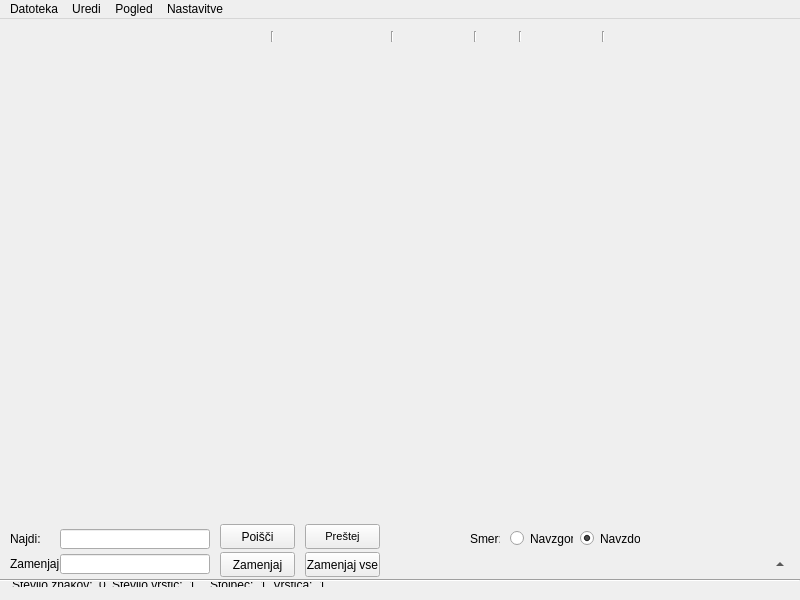
<?xml version="1.0" encoding="UTF-8"?>
<ui version="4.0">
 <class>MainWindow</class>
 <widget class="QMainWindow" name="MainWindow">
  <property name="enabled">
   <bool>true</bool>
  </property>
  <property name="geometry">
   <rect>
    <x>0</x>
    <y>0</y>
    <width>800</width>
    <height>600</height>
   </rect>
  </property>
  <property name="minimumSize">
   <size>
    <width>670</width>
    <height>0</height>
   </size>
  </property>
  <property name="windowTitle">
   <string>notepad--</string>
  </property>
  <property name="windowOpacity">
   <double>1.000000000000000</double>
  </property>
  <property name="styleSheet">
   <string notr="true">QPushButton#pushButton_case:checked
{
	border-color: #3498db;
}

QPushButton#pushButton_fullword:checked
{
	border-color: #3498db;
}</string>
  </property>
  <property name="iconSize">
   <size>
    <width>16</width>
    <height>16</height>
   </size>
  </property>
  <property name="animated">
   <bool>true</bool>
  </property>
  <property name="tabShape">
   <enum>QTabWidget::Rounded</enum>
  </property>
  <widget class="QWidget" name="centralWidget">
   <widget class="QWidget" name="searchWidget" native="true">
    <property name="geometry">
     <rect>
      <x>0</x>
      <y>500</y>
      <width>640</width>
      <height>30</height>
     </rect>
    </property>
    <property name="autoFillBackground">
     <bool>false</bool>
    </property>
    <widget class="QLineEdit" name="lineEditSearch">
     <property name="geometry">
      <rect>
       <x>60</x>
       <y>10</y>
       <width>150</width>
       <height>20</height>
      </rect>
     </property>
    </widget>
    <widget class="QLabel" name="labelSeach">
     <property name="geometry">
      <rect>
       <x>10</x>
       <y>10</y>
       <width>30</width>
       <height>20</height>
      </rect>
     </property>
     <property name="text">
      <string>Najdi:</string>
     </property>
    </widget>
    <widget class="QPushButton" name="pushButtonSearch">
     <property name="geometry">
      <rect>
       <x>220</x>
       <y>5</y>
       <width>75</width>
       <height>25</height>
      </rect>
     </property>
     <property name="focusPolicy">
      <enum>Qt::NoFocus</enum>
     </property>
     <property name="text">
      <string>Poišči</string>
     </property>
    </widget>
    <widget class="QPushButton" name="pushButtonCount">
     <property name="geometry">
      <rect>
       <x>305</x>
       <y>5</y>
       <width>75</width>
       <height>25</height>
      </rect>
     </property>
     <property name="minimumSize">
      <size>
       <width>0</width>
       <height>0</height>
      </size>
     </property>
     <property name="font">
      <font>
       <pointsize>8</pointsize>
      </font>
     </property>
     <property name="focusPolicy">
      <enum>Qt::NoFocus</enum>
     </property>
     <property name="styleSheet">
      <string notr="true"/>
     </property>
     <property name="text">
      <string>Preštej</string>
     </property>
    </widget>
    <widget class="QPushButton" name="pushButton_case">
     <property name="geometry">
      <rect>
       <x>390</x>
       <y>5</y>
       <width>25</width>
       <height>25</height>
      </rect>
     </property>
     <property name="focusPolicy">
      <enum>Qt::NoFocus</enum>
     </property>
     <property name="toolTip">
      <string>Ne ločuj malih, velikih črk</string>
     </property>
     <property name="toolTipDuration">
      <number>-1</number>
     </property>
     <property name="styleSheet">
      <string notr="true"/>
     </property>
     <property name="text">
      <string/>
     </property>
     <property name="icon">
      <iconset>
       <normaloff>resources/icons/caseSens.png</normaloff>resources/icons/caseSens.png</iconset>
     </property>
     <property name="iconSize">
      <size>
       <width>25</width>
       <height>25</height>
      </size>
     </property>
     <property name="checkable">
      <bool>true</bool>
     </property>
     <property name="flat">
      <bool>true</bool>
     </property>
    </widget>
    <widget class="QPushButton" name="pushButton_fullword">
     <property name="geometry">
      <rect>
       <x>420</x>
       <y>5</y>
       <width>25</width>
       <height>25</height>
      </rect>
     </property>
     <property name="focusPolicy">
      <enum>Qt::NoFocus</enum>
     </property>
     <property name="toolTip">
      <string>Upoštevaj samo cele besede</string>
     </property>
     <property name="autoFillBackground">
      <bool>false</bool>
     </property>
     <property name="styleSheet">
      <string notr="true"/>
     </property>
     <property name="text">
      <string/>
     </property>
     <property name="icon">
      <iconset>
       <normaloff>resources/icons/word.png</normaloff>resources/icons/word.png</iconset>
     </property>
     <property name="iconSize">
      <size>
       <width>20</width>
       <height>20</height>
      </size>
     </property>
     <property name="checkable">
      <bool>true</bool>
     </property>
     <property name="flat">
      <bool>true</bool>
     </property>
    </widget>
    <widget class="QRadioButton" name="radioUp">
     <property name="geometry">
      <rect>
       <x>510</x>
       <y>10</y>
       <width>63</width>
       <height>19</height>
      </rect>
     </property>
     <property name="text">
      <string>Navzgor</string>
     </property>
     <property name="checked">
      <bool>false</bool>
     </property>
    </widget>
    <widget class="QLabel" name="labelSeach_2">
     <property name="geometry">
      <rect>
       <x>470</x>
       <y>10</y>
       <width>30</width>
       <height>20</height>
      </rect>
     </property>
     <property name="text">
      <string>Smer:</string>
     </property>
    </widget>
    <widget class="QRadioButton" name="radioDown">
     <property name="geometry">
      <rect>
       <x>580</x>
       <y>10</y>
       <width>61</width>
       <height>19</height>
      </rect>
     </property>
     <property name="text">
      <string>Navzdol</string>
     </property>
     <property name="checked">
      <bool>true</bool>
     </property>
    </widget>
   </widget>
   <widget class="QWidget" name="toolbarWidget" native="true">
    <property name="enabled">
     <bool>true</bool>
    </property>
    <property name="geometry">
     <rect>
      <x>0</x>
      <y>0</y>
      <width>800</width>
      <height>40</height>
     </rect>
    </property>
    <property name="styleSheet">
     <string notr="true"/>
    </property>
    <widget class="QWidget" name="">
     <property name="geometry">
      <rect>
       <x>2</x>
       <y>1</y>
       <width>649</width>
       <height>33</height>
      </rect>
     </property>
     <layout class="QHBoxLayout" name="horizontalLayout_2">
      <item>
       <widget class="QToolButton" name="toolButtonNew">
        <property name="enabled">
         <bool>true</bool>
        </property>
        <property name="toolTip">
         <string>Nova</string>
        </property>
        <property name="text">
         <string/>
        </property>
        <property name="icon">
         <iconset>
          <normaloff>resources/icons/new.png</normaloff>resources/icons/new.png</iconset>
        </property>
        <property name="iconSize">
         <size>
          <width>25</width>
          <height>25</height>
         </size>
        </property>
        <property name="checkable">
         <bool>false</bool>
        </property>
        <property name="toolButtonStyle">
         <enum>Qt::ToolButtonIconOnly</enum>
        </property>
        <property name="autoRaise">
         <bool>true</bool>
        </property>
       </widget>
      </item>
      <item>
       <widget class="QToolButton" name="toolButtonOpen">
        <property name="toolTip">
         <string>Odpri dokument</string>
        </property>
        <property name="text">
         <string/>
        </property>
        <property name="icon">
         <iconset>
          <normaloff>resources/icons/open.png</normaloff>resources/icons/open.png</iconset>
        </property>
        <property name="iconSize">
         <size>
          <width>25</width>
          <height>25</height>
         </size>
        </property>
        <property name="toolButtonStyle">
         <enum>Qt::ToolButtonIconOnly</enum>
        </property>
        <property name="autoRaise">
         <bool>true</bool>
        </property>
       </widget>
      </item>
      <item>
       <widget class="QToolButton" name="toolButtonSave">
        <property name="toolTip">
         <string>Shrani dokument</string>
        </property>
        <property name="text">
         <string/>
        </property>
        <property name="icon">
         <iconset>
          <normaloff>resources/icons/save.png</normaloff>resources/icons/save.png</iconset>
        </property>
        <property name="iconSize">
         <size>
          <width>25</width>
          <height>25</height>
         </size>
        </property>
        <property name="toolButtonStyle">
         <enum>Qt::ToolButtonIconOnly</enum>
        </property>
        <property name="autoRaise">
         <bool>true</bool>
        </property>
       </widget>
      </item>
      <item>
       <widget class="QToolButton" name="toolButtonSaveAll">
        <property name="toolTip">
         <string>Shrani vse trenutno odprte dokumente</string>
        </property>
        <property name="text">
         <string/>
        </property>
        <property name="icon">
         <iconset>
          <normaloff>resources/icons/saveall.png</normaloff>resources/icons/saveall.png</iconset>
        </property>
        <property name="iconSize">
         <size>
          <width>25</width>
          <height>25</height>
         </size>
        </property>
        <property name="toolButtonStyle">
         <enum>Qt::ToolButtonIconOnly</enum>
        </property>
        <property name="autoRaise">
         <bool>true</bool>
        </property>
       </widget>
      </item>
      <item>
       <widget class="QToolButton" name="toolButtonClose">
        <property name="toolTip">
         <string>Zapri dokument</string>
        </property>
        <property name="text">
         <string/>
        </property>
        <property name="icon">
         <iconset>
          <normaloff>resources/icons/close.png</normaloff>resources/icons/close.png</iconset>
        </property>
        <property name="iconSize">
         <size>
          <width>25</width>
          <height>25</height>
         </size>
        </property>
        <property name="toolButtonStyle">
         <enum>Qt::ToolButtonIconOnly</enum>
        </property>
        <property name="autoRaise">
         <bool>true</bool>
        </property>
       </widget>
      </item>
      <item>
       <widget class="QToolButton" name="toolButtonCloseAll">
        <property name="toolTip">
         <string>Zapri vse trenutno odprte dokumente</string>
        </property>
        <property name="text">
         <string/>
        </property>
        <property name="icon">
         <iconset>
          <normaloff>resources/icons/closeall.png</normaloff>resources/icons/closeall.png</iconset>
        </property>
        <property name="iconSize">
         <size>
          <width>25</width>
          <height>25</height>
         </size>
        </property>
        <property name="popupMode">
         <enum>QToolButton::DelayedPopup</enum>
        </property>
        <property name="toolButtonStyle">
         <enum>Qt::ToolButtonIconOnly</enum>
        </property>
        <property name="autoRaise">
         <bool>true</bool>
        </property>
        <property name="arrowType">
         <enum>Qt::NoArrow</enum>
        </property>
       </widget>
      </item>
      <item>
       <widget class="QToolButton" name="toolButtonPrint">
        <property name="toolTip">
         <string>Natisni</string>
        </property>
        <property name="text">
         <string/>
        </property>
        <property name="icon">
         <iconset>
          <normaloff>resources/icons/print.png</normaloff>resources/icons/print.png</iconset>
        </property>
        <property name="iconSize">
         <size>
          <width>25</width>
          <height>25</height>
         </size>
        </property>
        <property name="toolButtonStyle">
         <enum>Qt::ToolButtonIconOnly</enum>
        </property>
        <property name="autoRaise">
         <bool>true</bool>
        </property>
       </widget>
      </item>
      <item>
       <widget class="Line" name="line">
        <property name="orientation">
         <enum>Qt::Vertical</enum>
        </property>
       </widget>
      </item>
      <item>
       <widget class="QToolButton" name="toolButtonCut">
        <property name="toolTip">
         <string>Izreži</string>
        </property>
        <property name="text">
         <string/>
        </property>
        <property name="icon">
         <iconset>
          <normaloff>resources/icons/cut.png</normaloff>resources/icons/cut.png</iconset>
        </property>
        <property name="iconSize">
         <size>
          <width>25</width>
          <height>25</height>
         </size>
        </property>
        <property name="toolButtonStyle">
         <enum>Qt::ToolButtonIconOnly</enum>
        </property>
        <property name="autoRaise">
         <bool>true</bool>
        </property>
       </widget>
      </item>
      <item>
       <widget class="QToolButton" name="toolButtonCopy">
        <property name="toolTip">
         <string>Kopiraj</string>
        </property>
        <property name="text">
         <string/>
        </property>
        <property name="icon">
         <iconset>
          <normaloff>resources/icons/copy.png</normaloff>resources/icons/copy.png</iconset>
        </property>
        <property name="iconSize">
         <size>
          <width>25</width>
          <height>25</height>
         </size>
        </property>
        <property name="toolButtonStyle">
         <enum>Qt::ToolButtonIconOnly</enum>
        </property>
        <property name="autoRaise">
         <bool>true</bool>
        </property>
       </widget>
      </item>
      <item>
       <widget class="QToolButton" name="toolButtonPaste">
        <property name="toolTip">
         <string>Prilepi</string>
        </property>
        <property name="text">
         <string/>
        </property>
        <property name="icon">
         <iconset>
          <normaloff>resources/icons/paste.png</normaloff>resources/icons/paste.png</iconset>
        </property>
        <property name="iconSize">
         <size>
          <width>25</width>
          <height>25</height>
         </size>
        </property>
        <property name="toolButtonStyle">
         <enum>Qt::ToolButtonIconOnly</enum>
        </property>
        <property name="autoRaise">
         <bool>true</bool>
        </property>
       </widget>
      </item>
      <item>
       <widget class="Line" name="line_2">
        <property name="orientation">
         <enum>Qt::Vertical</enum>
        </property>
       </widget>
      </item>
      <item>
       <widget class="QToolButton" name="toolButtonUndo">
        <property name="toolTip">
         <string>Razveljavi</string>
        </property>
        <property name="text">
         <string/>
        </property>
        <property name="icon">
         <iconset>
          <normaloff>resources/icons/undo.png</normaloff>resources/icons/undo.png</iconset>
        </property>
        <property name="iconSize">
         <size>
          <width>25</width>
          <height>25</height>
         </size>
        </property>
        <property name="toolButtonStyle">
         <enum>Qt::ToolButtonIconOnly</enum>
        </property>
        <property name="autoRaise">
         <bool>true</bool>
        </property>
       </widget>
      </item>
      <item>
       <widget class="QToolButton" name="toolButtonRedo">
        <property name="toolTip">
         <string>Znova uveljavi</string>
        </property>
        <property name="text">
         <string/>
        </property>
        <property name="icon">
         <iconset>
          <normaloff>resources/icons/redo.png</normaloff>resources/icons/redo.png</iconset>
        </property>
        <property name="iconSize">
         <size>
          <width>25</width>
          <height>25</height>
         </size>
        </property>
        <property name="toolButtonStyle">
         <enum>Qt::ToolButtonIconOnly</enum>
        </property>
        <property name="autoRaise">
         <bool>true</bool>
        </property>
       </widget>
      </item>
      <item>
       <widget class="Line" name="line_3">
        <property name="orientation">
         <enum>Qt::Vertical</enum>
        </property>
       </widget>
      </item>
      <item>
       <widget class="QToolButton" name="toolButtonSearch">
        <property name="toolTip">
         <string>Najdi in zamenjaj</string>
        </property>
        <property name="styleSheet">
         <string notr="true"/>
        </property>
        <property name="text">
         <string/>
        </property>
        <property name="icon">
         <iconset>
          <normaloff>resources/icons/search.png</normaloff>resources/icons/search.png</iconset>
        </property>
        <property name="iconSize">
         <size>
          <width>25</width>
          <height>25</height>
         </size>
        </property>
        <property name="checkable">
         <bool>false</bool>
        </property>
        <property name="autoRaise">
         <bool>true</bool>
        </property>
       </widget>
      </item>
      <item>
       <widget class="Line" name="line_4">
        <property name="orientation">
         <enum>Qt::Vertical</enum>
        </property>
       </widget>
      </item>
      <item>
       <widget class="QToolButton" name="toolButtonZoomIn">
        <property name="toolTip">
         <string>Povečaj</string>
        </property>
        <property name="text">
         <string/>
        </property>
        <property name="icon">
         <iconset>
          <normaloff>resources/icons/zoomin.png</normaloff>resources/icons/zoomin.png</iconset>
        </property>
        <property name="iconSize">
         <size>
          <width>25</width>
          <height>25</height>
         </size>
        </property>
        <property name="toolButtonStyle">
         <enum>Qt::ToolButtonIconOnly</enum>
        </property>
        <property name="autoRaise">
         <bool>true</bool>
        </property>
       </widget>
      </item>
      <item>
       <widget class="QToolButton" name="toolButtonZoomOut">
        <property name="toolTip">
         <string>Pomanjšaj</string>
        </property>
        <property name="text">
         <string/>
        </property>
        <property name="icon">
         <iconset>
          <normaloff>resources/icons/zoomout.png</normaloff>resources/icons/zoomout.png</iconset>
        </property>
        <property name="iconSize">
         <size>
          <width>25</width>
          <height>25</height>
         </size>
        </property>
        <property name="toolButtonStyle">
         <enum>Qt::ToolButtonIconOnly</enum>
        </property>
        <property name="autoRaise">
         <bool>true</bool>
        </property>
       </widget>
      </item>
      <item>
       <widget class="Line" name="line_6">
        <property name="orientation">
         <enum>Qt::Vertical</enum>
        </property>
       </widget>
      </item>
      <item>
       <widget class="QToolButton" name="toolButtonSettings">
        <property name="toolTip">
         <string>Nastavitve</string>
        </property>
        <property name="text">
         <string/>
        </property>
        <property name="icon">
         <iconset>
          <normaloff>resources/icons/settings.png</normaloff>resources/icons/settings.png</iconset>
        </property>
        <property name="iconSize">
         <size>
          <width>25</width>
          <height>25</height>
         </size>
        </property>
        <property name="toolButtonStyle">
         <enum>Qt::ToolButtonIconOnly</enum>
        </property>
        <property name="autoRaise">
         <bool>true</bool>
        </property>
       </widget>
      </item>
     </layout>
    </widget>
   </widget>
   <widget class="QToolButton" name="toolButtonSwitch">
    <property name="geometry">
     <rect>
      <x>770</x>
      <y>535</y>
      <width>20</width>
      <height>20</height>
     </rect>
    </property>
    <property name="text">
     <string/>
    </property>
    <property name="autoRaise">
     <bool>true</bool>
    </property>
    <property name="arrowType">
     <enum>Qt::UpArrow</enum>
    </property>
   </widget>
   <widget class="QWidget" name="replaceWidget" native="true">
    <property name="geometry">
     <rect>
      <x>0</x>
      <y>530</y>
      <width>381</width>
      <height>30</height>
     </rect>
    </property>
    <widget class="QLabel" name="labelReplace">
     <property name="geometry">
      <rect>
       <x>10</x>
       <y>5</y>
       <width>51</width>
       <height>20</height>
      </rect>
     </property>
     <property name="text">
      <string>Zamenjaj:</string>
     </property>
    </widget>
    <widget class="QPushButton" name="pushButtonReplaceAll">
     <property name="geometry">
      <rect>
       <x>305</x>
       <y>3</y>
       <width>75</width>
       <height>25</height>
      </rect>
     </property>
     <property name="focusPolicy">
      <enum>Qt::NoFocus</enum>
     </property>
     <property name="text">
      <string>Zamenjaj vse</string>
     </property>
    </widget>
    <widget class="QPushButton" name="pushButtonReplace">
     <property name="geometry">
      <rect>
       <x>220</x>
       <y>3</y>
       <width>75</width>
       <height>25</height>
      </rect>
     </property>
     <property name="focusPolicy">
      <enum>Qt::NoFocus</enum>
     </property>
     <property name="text">
      <string>Zamenjaj</string>
     </property>
    </widget>
    <widget class="QLineEdit" name="lineEditReplace">
     <property name="geometry">
      <rect>
       <x>60</x>
       <y>5</y>
       <width>150</width>
       <height>20</height>
      </rect>
     </property>
    </widget>
   </widget>
   <widget class="QWidget" name="statusWidget" native="true">
    <property name="geometry">
     <rect>
      <x>0</x>
      <y>560</y>
      <width>801</width>
      <height>20</height>
     </rect>
    </property>
    <property name="styleSheet">
     <string notr="true"/>
    </property>
    <widget class="QWidget" name="layoutWidget">
     <property name="geometry">
      <rect>
       <x>12</x>
       <y>0</y>
       <width>325</width>
       <height>19</height>
      </rect>
     </property>
     <layout class="QHBoxLayout" name="horizontalLayout" stretch="0,0,0,20,0,0,0,0">
      <property name="spacing">
       <number>6</number>
      </property>
      <property name="sizeConstraint">
       <enum>QLayout::SetDefaultConstraint</enum>
      </property>
      <property name="leftMargin">
       <number>0</number>
      </property>
      <property name="topMargin">
       <number>3</number>
      </property>
      <item>
       <widget class="QLabel" name="labelLenghtStatic">
        <property name="text">
         <string>Število znakov:</string>
        </property>
       </widget>
      </item>
      <item>
       <widget class="QLabel" name="labelLenght">
        <property name="text">
         <string>0</string>
        </property>
       </widget>
      </item>
      <item>
       <widget class="QLabel" name="labelLinesStatic">
        <property name="text">
         <string>Število vrstic:</string>
        </property>
       </widget>
      </item>
      <item>
       <widget class="QLabel" name="labelLines">
        <property name="minimumSize">
         <size>
          <width>0</width>
          <height>0</height>
         </size>
        </property>
        <property name="text">
         <string>1</string>
        </property>
       </widget>
      </item>
      <item>
       <widget class="QLabel" name="labelColumnStatic">
        <property name="text">
         <string>Stolpec:</string>
        </property>
       </widget>
      </item>
      <item>
       <widget class="QLabel" name="labelColumn">
        <property name="text">
         <string>1</string>
        </property>
       </widget>
      </item>
      <item>
       <widget class="QLabel" name="labelRowStatic">
        <property name="text">
         <string>Vrstica:</string>
        </property>
       </widget>
      </item>
      <item>
       <widget class="QLabel" name="labelRow">
        <property name="styleSheet">
         <string notr="true"/>
        </property>
        <property name="text">
         <string>1</string>
        </property>
       </widget>
      </item>
     </layout>
    </widget>
   </widget>
   <widget class="Line" name="line_5">
    <property name="geometry">
     <rect>
      <x>0</x>
      <y>560</y>
      <width>800</width>
      <height>2</height>
     </rect>
    </property>
    <property name="orientation">
     <enum>Qt::Horizontal</enum>
    </property>
   </widget>
   <zorder>toolbarWidget</zorder>
   <zorder>searchWidget</zorder>
   <zorder>toolButtonSwitch</zorder>
   <zorder>replaceWidget</zorder>
   <zorder>statusWidget</zorder>
   <zorder>line_5</zorder>
  </widget>
  <widget class="QMenuBar" name="menuBar">
   <property name="geometry">
    <rect>
     <x>0</x>
     <y>0</y>
     <width>800</width>
     <height>21</height>
    </rect>
   </property>
   <widget class="QMenu" name="menuDatoteka">
    <property name="title">
     <string>Datoteka</string>
    </property>
    <addaction name="actionNov"/>
    <addaction name="actionOdpri"/>
    <addaction name="actionShrani"/>
    <addaction name="actionShrani_vse"/>
    <addaction name="actionShrani_kot"/>
    <addaction name="separator"/>
    <addaction name="actionZapri"/>
    <addaction name="actionZapri_vse"/>
    <addaction name="separator"/>
    <addaction name="actionNastavitev_strani"/>
    <addaction name="actionNatisni"/>
    <addaction name="separator"/>
    <addaction name="actionZavrzi_spremembe"/>
    <addaction name="actionIzhod"/>
   </widget>
   <widget class="QMenu" name="menuUredi">
    <property name="title">
     <string>Uredi</string>
    </property>
    <addaction name="actionRazveljavi"/>
    <addaction name="actionPonovi"/>
    <addaction name="separator"/>
    <addaction name="actionIzrezi"/>
    <addaction name="actionKopiraj"/>
    <addaction name="actionPrilepi"/>
    <addaction name="actionIzbrisi"/>
    <addaction name="actionIzberi_vse"/>
    <addaction name="separator"/>
    <addaction name="actionNajdi"/>
   </widget>
   <widget class="QMenu" name="menuNastavitve">
    <property name="title">
     <string>Nastavitve</string>
    </property>
    <addaction name="actionNastavitve"/>
   </widget>
   <widget class="QMenu" name="menuPogled">
    <property name="title">
     <string>Pogled</string>
    </property>
    <addaction name="actionPovecaj"/>
    <addaction name="actionPomanjsaj"/>
    <addaction name="actionPrivzeta_povecava"/>
   </widget>
   <addaction name="menuDatoteka"/>
   <addaction name="menuUredi"/>
   <addaction name="menuPogled"/>
   <addaction name="menuNastavitve"/>
  </widget>
  <action name="actionOdpri">
   <property name="text">
    <string>Odpri</string>
   </property>
   <property name="shortcut">
    <string>Ctrl+O</string>
   </property>
  </action>
  <action name="actionShrani">
   <property name="text">
    <string>Shrani</string>
   </property>
   <property name="shortcut">
    <string>Ctrl+S</string>
   </property>
  </action>
  <action name="actionShrani_kot">
   <property name="text">
    <string>Shrani kot...</string>
   </property>
   <property name="shortcut">
    <string>Ctrl+Alt+S</string>
   </property>
  </action>
  <action name="actionNatisni">
   <property name="text">
    <string>Natisni</string>
   </property>
   <property name="shortcut">
    <string>Ctrl+P</string>
   </property>
  </action>
  <action name="actionIzhod">
   <property name="text">
    <string>Izhod</string>
   </property>
  </action>
  <action name="actionRazveljavi">
   <property name="text">
    <string>Razveljavi</string>
   </property>
   <property name="shortcut">
    <string>Ctrl+Z</string>
   </property>
  </action>
  <action name="actionPonovi">
   <property name="text">
    <string>Znova uveljavi</string>
   </property>
   <property name="shortcut">
    <string>Ctrl+Y</string>
   </property>
  </action>
  <action name="actionNajdi">
   <property name="text">
    <string>Najdi in zamenjaj</string>
   </property>
   <property name="shortcut">
    <string>Ctrl+F</string>
   </property>
  </action>
  <action name="actionZavrzi_spremembe">
   <property name="text">
    <string>Zavrzi spremembe</string>
   </property>
  </action>
  <action name="actionKopiraj">
   <property name="text">
    <string>Kopiraj</string>
   </property>
   <property name="shortcut">
    <string>Ctrl+C</string>
   </property>
  </action>
  <action name="actionIzrezi">
   <property name="text">
    <string>Izreži</string>
   </property>
   <property name="shortcut">
    <string>Ctrl+X</string>
   </property>
  </action>
  <action name="actionPrilepi">
   <property name="text">
    <string>Prilepi</string>
   </property>
   <property name="shortcut">
    <string>Ctrl+V</string>
   </property>
  </action>
  <action name="actionIzbrisi">
   <property name="text">
    <string>Izbriši</string>
   </property>
   <property name="shortcut">
    <string>Del</string>
   </property>
  </action>
  <action name="actionIzberi_vse">
   <property name="text">
    <string>Izberi vse</string>
   </property>
   <property name="shortcut">
    <string>Ctrl+A</string>
   </property>
  </action>
  <action name="actionNastavitve">
   <property name="text">
    <string>Nastavitve...</string>
   </property>
  </action>
  <action name="actionNov">
   <property name="text">
    <string>Nov</string>
   </property>
   <property name="shortcut">
    <string>Ctrl+N</string>
   </property>
  </action>
  <action name="actionNastavitev_strani">
   <property name="text">
    <string>Nastavitev strani</string>
   </property>
  </action>
  <action name="actionPovecaj">
   <property name="text">
    <string>Povečaj</string>
   </property>
   <property name="shortcut">
    <string>Ctrl++</string>
   </property>
  </action>
  <action name="actionPomanjsaj">
   <property name="text">
    <string>Pomanjšaj</string>
   </property>
   <property name="shortcut">
    <string>Ctrl+-</string>
   </property>
  </action>
  <action name="actionPrivzeta_povecava">
   <property name="text">
    <string>Privzeta povečava</string>
   </property>
   <property name="shortcut">
    <string>Ctrl+/</string>
   </property>
  </action>
  <action name="actionShrani_vse">
   <property name="text">
    <string>Shrani vse</string>
   </property>
  </action>
  <action name="actionZapri">
   <property name="text">
    <string>Zapri</string>
   </property>
  </action>
  <action name="actionZapri_vse">
   <property name="text">
    <string>Zapri vse</string>
   </property>
  </action>
 </widget>
 <layoutdefault spacing="6" margin="11"/>
 <resources/>
 <connections/>
</ui>
